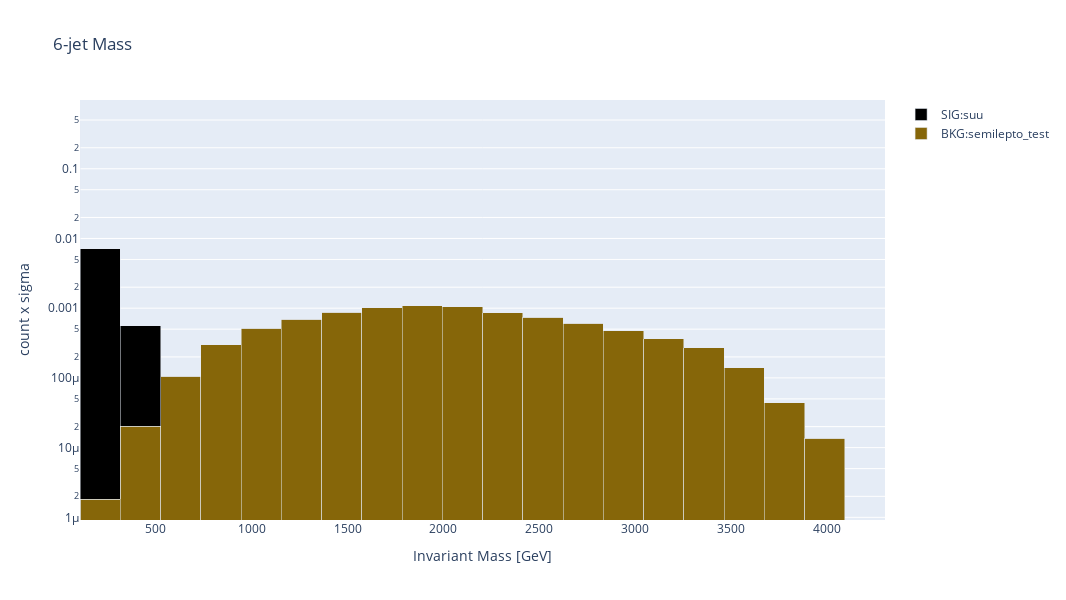

Notebook source saved alongside this figure:
### Markdown cell above
# Data Visualization

### Code cell
fig = make_histogram(jet_pts, 20, col=0, clip_top_prc=100)
bin_width = fig.data[0].x[1] - fig.data[0].x[0]
fig.update_layout(
    title="6-jet Mass",
    xaxis_title="Invariant Mass [GeV]",
    yaxis_title_text="count x sigma",
    barmode="stack",
    bargap=0,
    width=1600 * (2 / 3),
    height=900 * (2 / 3),
    # ignore first bin
    xaxis_range=[fig.data[0].x[1] - bin_width / 2, fig.data[0].x[-1] + bin_width / 2],
    yaxis_type="log",
)

fig.show()

### Figure 1 — Plotly figure (JSON) as saved in the notebook; plotly's stock layout.template omitted (floating-point values rounded to 4 significant figures)
{"data": [{"marker": {"color": "#866609"}, "name": "BKG:semilepto_test", "type": "bar", "x": [0, 209.8, 419.7, 629.5, 839.4, 1049.0, 1259.0, 1469.0, 1679.0, 1889.0, 2098.0, 2308.0, 2518.0, 2728.0, 2938.0, 3148.0, 3358.0, 3567.0, 3777.0, 3987.0, 4197.0], "y": [0, 1.832e-06, 2.015e-05, 0.0001062, 0.0002986, 0.0005147, 0.0006915, 0.0008738, 0.001015, 0.001075, 0.001049, 0.0008555, 0.0007419, 0.0006091, 0.0004754, 0.0003645, 0.0002702, 0.0001392, 4.396e-05, 1.374e-05]}, {"marker": {"color": "#000000"}, "name": "SIG:suu", "type": "bar", "x": [0, 209.8, 419.7, 629.5, 839.4, 1049.0, 1259.0, 1469.0, 1679.0, 1889.0, 2098.0, 2308.0, 2518.0, 2728.0, 2938.0, 3148.0, 3358.0, 3567.0, 3777.0, 3987.0, 4197.0], "y": [0.4842, 0.007082, 0.000541, 0, 0, 0, 0, 0, 0, 0, 0, 0, 0, 0, 0, 0, 0, 0, 0, 0]}], "layout": {"bargap": 0, "barmode": "stack", "height": 600, "title": {"text": "6-jet Mass"}, "width": 1067.0, "xaxis": {"range": [104.9, 4302.0], "title": {"text": "Invariant Mass [GeV]"}}, "yaxis": {"title": {"text": "count x sigma"}, "type": "log"}}}
